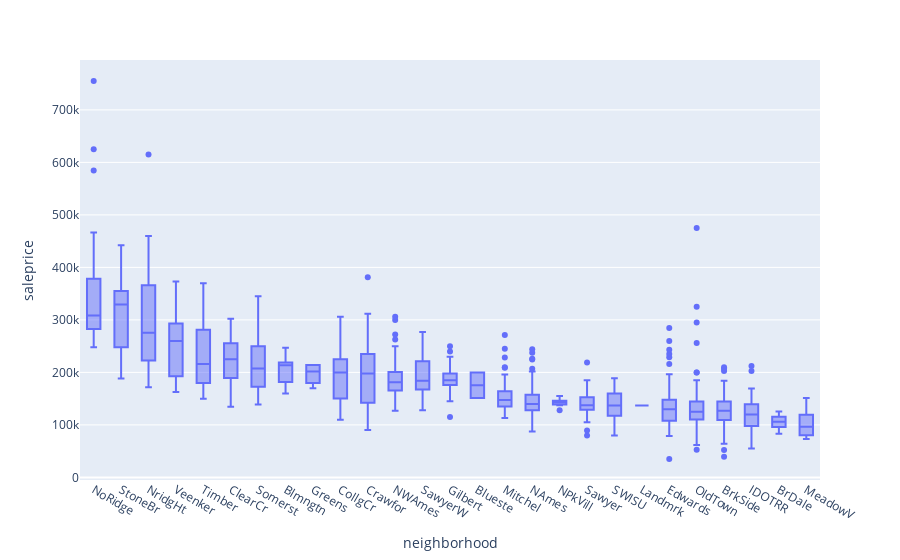

The cell this chart's notebook holds for it:
### Markdown cell above
This map was taken from the [**Tidy Modeling with R** book](https://www.tmwr.org/) by Max Kuhn and Julia Silge, who also provide a predictive analysis of this dataset. The data that we have does not contain the latitude and longitude information, but they seemed to have a version that did!

The center of the map which contains no houses corresponds to the university of Iowa.

The boxplots below compare the sale price distribution across the neighborhoods.

### Code cell
# create boxplots of saleprice against each neighborhood using ames_train_clean and order by mean saleprice
saleprice_by_neighborhood = ames_train_clean[["saleprice", "neighborhood"]].copy()
mean_saleprice_by_neighborhood = saleprice_by_neighborhood.groupby("neighborhood")["saleprice"].mean()
# add mean_sale_price_by_neighborhood to saleprice_by_neighborhood
saleprice_by_neighborhood = saleprice_by_neighborhood.merge(mean_saleprice_by_neighborhood,
                                                            left_on="neighborhood", right_index=True, 
                                                            suffixes=("", "_mean"))
# arrange in increasing order
saleprice_by_neighborhood = saleprice_by_neighborhood.sort_values('saleprice_mean', ascending=False)
# create a boxplot
px.box(saleprice_by_neighborhood, x="neighborhood", y="saleprice")

### Figure 1 — Plotly figure (JSON) as saved in the notebook; plotly's stock layout.template omitted (floating-point values rounded to 4 significant figures; data arrays with more than 128 entries replaced by an {"elided": "..."} marker saying what was removed)
{"data": [{"alignmentgroup": "True", "hovertemplate": "neighborhood=%{x}<br>saleprice=%{y}<extra></extra>", "legendgroup": "", "marker": {"color": "#636efa"}, "name": "", "notched": false, "offsetgroup": "", "orientation": "v", "showlegend": false, "type": "box", "x": {"elided": "1126 str values"}, "x0": " ", "xaxis": "x", "y": {"elided": "1126 int values"}, "y0": " ", "yaxis": "y"}], "layout": {"boxmode": "group", "legend": {"tracegroupgap": 0}, "margin": {"t": 60}, "xaxis": {"anchor": "y", "domain": [0, 1], "title": {"text": "neighborhood"}}, "yaxis": {"anchor": "x", "domain": [0, 1], "title": {"text": "saleprice"}}}}
